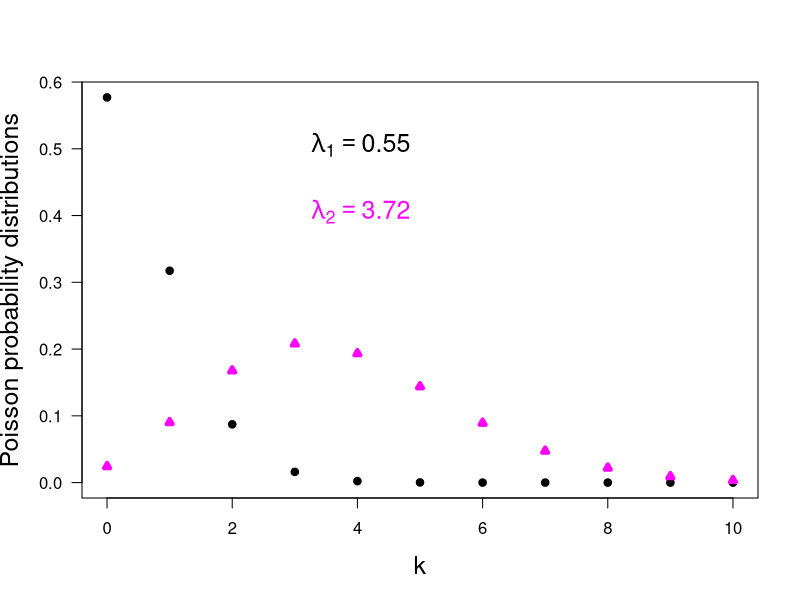

This chart was generated by the following R code:
print('file: PDsPDFsPoisson2Examples.R')
lambda1 = 0.55
lambda2 = 3.72
k = seq(0,10)
p1 = dpois(k,lambda1)
p2 = dpois(k,lambda2)
# png('PoissonPDsEx220328.png',width=16,height=16,units='cm',res=300)
plot(k,p1,type='p',lwd=4,col='black',xlab='k',ylab='Poisson probability distributions',
     las=1,cex=0.6,cex.lab=1.5)
points(k,p2,lwd=4,col='magenta',cex=0.6,pch=24)
text(3,0.5,bquote(~lambda[1] == .(lambda1)),col='black',pos=4,cex=1.5)
text(3,0.4,bquote(~lambda[2] == .(lambda2)),col='magenta',pos=4,cex=1.5)
# dev.off()
